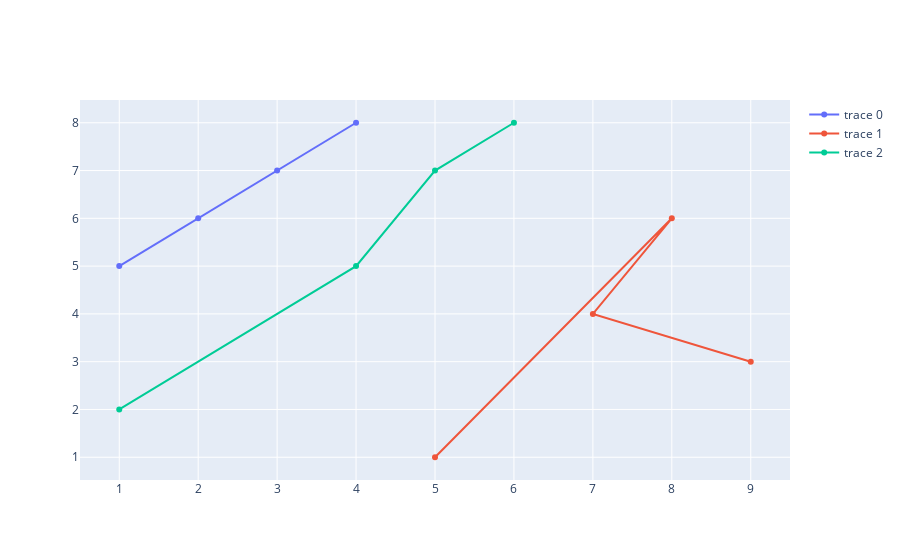

Notebook code for this chart:
### Code cell
x1,y1 = [1,2,3,4],[5,6,7,8]
x2,y2 = [9,7,8,5],[3,4,6,1]
x3,y3 = [1,4,5,6],[2,5,7,8]

fig = go.Figure()
fig.add_trace(go.Scatter(x = x1, y = y1))
fig.add_trace(go.Scatter(x = x2, y = y2))
fig.add_trace(go.Scatter(x = x3, y = y3))

### Figure 1 — Plotly figure (JSON) as saved in the notebook; plotly's stock layout.template omitted (floating-point values rounded to 4 significant figures)
{"data": [{"type": "scatter", "x": [1, 2, 3, 4], "y": [5, 6, 7, 8]}, {"type": "scatter", "x": [9, 7, 8, 5], "y": [3, 4, 6, 1]}, {"type": "scatter", "x": [1, 4, 5, 6], "y": [2, 5, 7, 8]}], "layout": {}}
